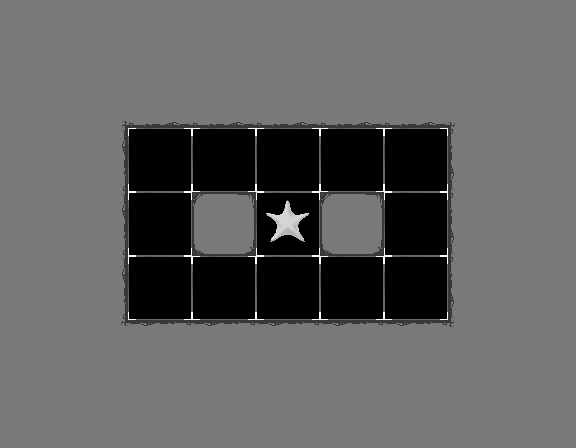

A level layout from a 2D game, rendered from its tile map. Below: a short description, then the map file with its tile-grid data intact:
An orthogonal 9x7 tile map with 64x64 px tiles, 4 tile layers (floor, walls, goals, sources) and 3 objects.

<map version="1.4" tiledversion="1.4.3" orientation="orthogonal" renderorder="right-down" width="9" height="7" tilewidth="64" tileheight="64" infinite="0" nextlayerid="40" nextobjectid="31">
 <tileset firstgid="1" source="tileset.tsx" />
 <layer id="1" name="floor" width="9" height="7">
  <data encoding="csv">
12,12,12,12,12,12,12,12,12,
12,12,12,12,12,12,12,12,12,
12,12,12,12,12,12,12,12,12,
12,12,12,12,12,12,12,12,12,
12,12,12,12,12,12,12,12,12,
12,12,12,12,12,12,12,12,12,
12,12,12,12,12,12,12,12,12
</data>
 </layer>
 <layer id="2" name="walls" width="9" height="7">
  <data encoding="csv">
11,11,11,11,11,11,11,11,11,
11,21,8,8,8,8,8,2684354581,11,
11,1610612744,0,0,0,0,0,2684354568,11,
11,1610612744,0,19,0,19,0,2684354568,11,
11,1610612744,0,0,0,0,0,2684354568,11,
11,1610612757,3221225480,3221225480,3221225480,3221225480,3221225480,3221225493,11,
11,11,11,11,11,11,11,11,11
</data>
 </layer>
 <layer id="19" name="goals" width="9" height="7">
  <data encoding="csv">
0,0,0,0,0,0,0,0,0,
0,0,0,0,0,0,0,0,0,
0,0,0,0,0,0,0,0,0,
0,0,0,0,2,0,0,0,0,
0,0,0,0,0,0,0,0,0,
0,0,0,0,0,0,0,0,0,
0,0,0,0,0,0,0,0,0
</data>
 </layer>
 <layer id="23" name="sources" width="9" height="7">
  <data encoding="csv">
0,0,0,0,0,0,0,0,0,
0,0,0,0,0,0,0,0,0,
0,0,0,0,0,0,0,0,0,
0,0,0,0,0,0,0,0,0,
0,0,0,0,0,0,0,0,0,
0,0,0,0,0,0,0,0,0,
0,0,0,0,0,0,0,0,0
</data>
 </layer>
 <objectgroup id="24" name="entity-data">
  <object id="28" x="420" y="154">
   <properties>
    <property name="snakeType" value="FIRST" />
   </properties>
   <polyline points="0,0 -67,1 -136,4 -199,4 -258,4" />
  </object>
  <object id="29" x="155" y="293">
   <properties>
    <property name="snakeType" value="SECOND" />
   </properties>
   <polyline points="0,0 65,-3 128,-3 191,1 255,0" />
  </object>
  <object id="30" x="289" y="218">
   <properties>
    <property name="goalType" value="DOUBLE" />
   </properties>
   <point />
  </object>
 </objectgroup>
</map>